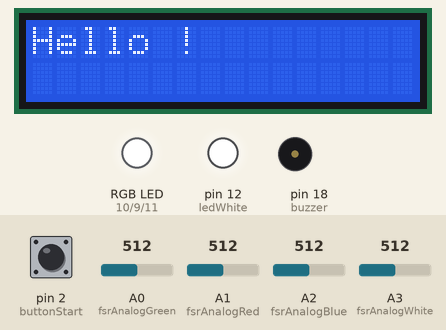
This sketch was run on a simulated Arduino Uno, built with avr-gcc and run on an emulated ATmega328P. Shown: 16×2 character LCD, an RGB LED mixed from three pins (HIGH = lit), output pins drawn as LEDs (lit = HIGH), buzzer (waves = sounding). Inputs (shaded band) come from the test bench; at power-on: A3 (fsrAnalogWhite) = 512, pin 2 (buttonStart) LOW, A1 (fsrAnalogRed) = 512, A2 (fsrAnalogBlue) = 512, A0 (fsrAnalogGreen) = 512. Random numbers use the default seed unless the sketch sets one; what the sketch prints to the serial monitor is not drawn.

Above: at 1.2 s.
1.3 s: A3 (fsrAnalogWhite) set to 525
At 4.9 s:
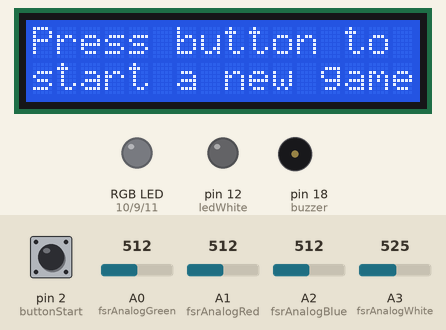
7.1 s: pin 2 (buttonStart) pulled HIGH for 3 s
At 8.3 s:
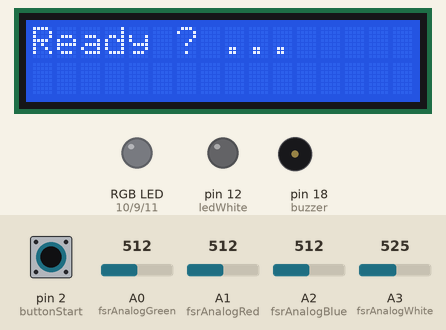
At 11.4 s:
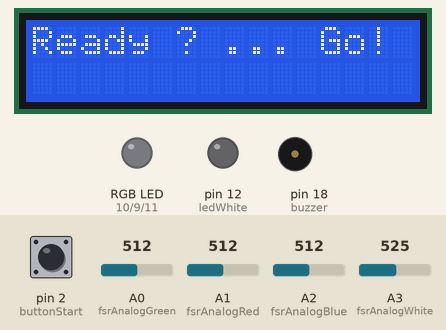
13.1 s: A1 (fsrAnalogRed) set to 716
At 13.8 s:
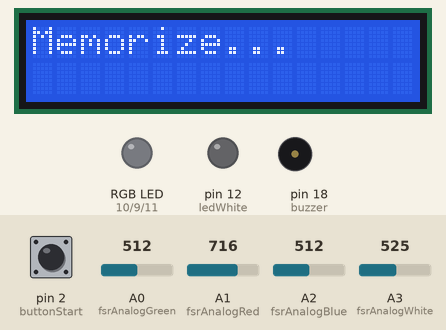
17.6 s: A2 (fsrAnalogBlue) set to 716
26.7 s: A1 (fsrAnalogRed) set to 992
35.8 s: A2 (fsrAnalogBlue) set to 992
Timing chart, 0 to 45.9 s (numbered marks = the images above; inputs shaded):
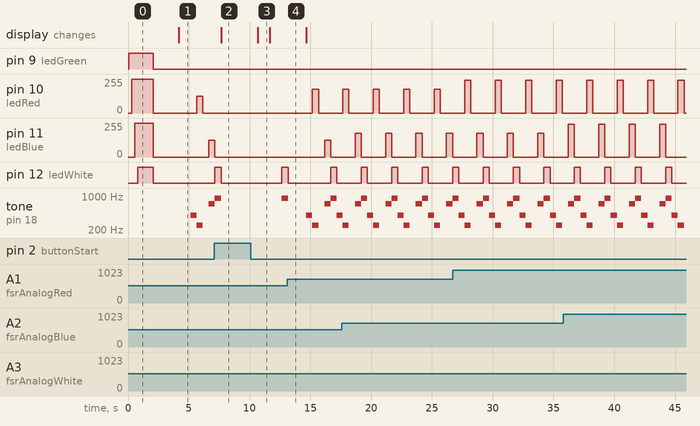

Measured:
- the behaviour switches between 513 and 514 on A3 (fsrAnalogWhite) (found by bisection; images 0 and 1)
- after the input at 7.1 s, the display: changes after 0.56 s (image 2)
- by itself, pin 10 (ledRed), pin 11 (ledBlue): alternates 247/255 for 0.50 s and 0/255 for 2.0 s
- by itself, pin 12 (ledWhite): alternates HIGH for 0.50 s and LOW for 2.0 s
- by itself, tone on pin 18 (buzzer): repeats every 2.5 s: 900 Hz 0.51 s, 400 Hz 0.50 s, 250 Hz 0.50 s, silent 0.50 s, 700 Hz 0.50 s
- what the display in image 3 shows lasts 1.0 s, from 10.7 s to 11.7 s

The sketch:

faggiano-anais-assignement-2.ino
```cpp
// include the library code for LCD:
#include <LiquidCrystal.h>

// initialize the library by associating any needed LCD interface pin
// with the arduino pin number it is connected to
const int rs = 8, en = 7, d4 = 6, d5 = 5, d6 = 4, d7 = 3;
LiquidCrystal lcd(rs, en, d4, d5, d6, d7);

// Green analog input constants
int fsrAnalogGreen = A0; // FSR is connected to analog 0
int ledGreen = 9;
int fsrReadingGreen;     // the analog reading from the FSR resistor divider
int LEDbrightnessGreen;

// Red analog input constants
int fsrAnalogRed = A1; // FSR is connected to analog 1
int ledRed = 10;
int fsrReadingRed;     // the analog reading from the FSR resistor divider
int LEDbrightnessRed;

// Blue analog input constants
int fsrAnalogBlue = A2; // FSR is connected to analog 2
int ledBlue = 11;
int fsrReadingBlue;     // the analog reading from the FSR resistor divider
int LEDbrightnessBlue;

// White analog input constants
int fsrAnalogWhite = A3; // FSR is connected to analog 3
int ledWhite = 12;
int fsrReadingWhite;     // the analog reading from the FSR resistor divider
int LEDbrightnessWhite;

//FSR threshold
int FSRthreshold = 20;

//start loop contants
bool start = true;
const int buttonStart =  2;
int buttonStartState = 0;

//buzzer constants
const int buzzer = 18;
const int buzzerRed = 250;
const int buzzerGreen = 400;
const int buzzerBlue = 700;
const int buzzerWhite = 900;

//led state variables
int GreenLedOn = 0;
int RedLedOn = 0;
int BlueLedOn = 0;
int WhiteLedOn = 0;


int gameStage = 1; //1=beginning, 2=memorize, 3=play, 4=loss
String answerString = "";
String stringYourAnswer = "";
int x;

bool hellodisplay = false;

//game parameters
int gamespeed = 500;
int welcomespeed = 250;

void setup(void) {
  Serial.begin(9600);   // We'll send debugging information via the Serial monitor

  //LEDs setup
  pinMode(ledGreen, OUTPUT);
  pinMode(ledRed, OUTPUT);
  pinMode(ledBlue, OUTPUT);
  pinMode(ledWhite, OUTPUT);

  // set up the LCD's number of columns and rows:
  lcd.begin(16, 2);
  lcd.clear();

  //buzzer setup
  pinMode(buttonStart, INPUT);
  pinMode(buzzer, OUTPUT);
}

void loop(void) {

  buttonStartState = digitalRead(buttonStart);
  //  Serial.print("Game stage=");
  //  Serial.println(gameStage);
  //  Serial.println(buttonStartState);

  //BEGINNING

  if (gameStage == 1) {

    if (hellodisplay == false) {

      lcd.clear();
      lcd.setCursor(0, 0);
      lcd.print("Hello !");
      digitalWrite(ledGreen, HIGH);
      delay(welcomespeed);
      digitalWrite(ledRed, HIGH);
      delay(welcomespeed);
      digitalWrite(ledBlue, HIGH);
      delay(welcomespeed);
      digitalWrite(ledWhite, HIGH);
      delay(welcomespeed);
      digitalWrite(ledGreen, HIGH);
      delay(welcomespeed);
      digitalWrite(ledRed, HIGH);
      delay(welcomespeed);
      digitalWrite(ledBlue, HIGH);
      delay(welcomespeed);
      digitalWrite(ledWhite, HIGH);
      delay(welcomespeed);
      digitalWrite(ledRed, LOW);
      digitalWrite(ledGreen, LOW);
      digitalWrite(ledWhite, LOW);
      digitalWrite(ledBlue, LOW);
      delay(80);
      delay(2000);
      lcd.clear();
      lcd.print("Press button to");
      lcd.setCursor(0, 1);
      lcd.print("start a new game");
      delay(1000);

      hellodisplay = true;
    }//end if hellodisplay

    if (buttonStartState == HIGH) {
      lcd.clear();
      lcd.print("Ready ? ...");
      delay(3000);
      lcd.print(" Go!");
      delay(1000);
      gameStage = 2;
    }//end if buttonStartState


  }//end if gameStage=1

  //MEMORIZE
  if (gameStage == 2) {
    //randomArray

    lcd.clear();
    lcd.print("Memorize...");

    delay(1000);

    answerString += random(1, 5);

    for (x = 0; x < answerString.length(); x++) { //led lighting loop
      if (answerString.charAt(x) == '1') { //1 in the answer array is the green led
        digitalWrite(ledGreen, HIGH);
        tone(buzzer, buzzerGreen);
        delay(500);
        noTone(buzzer);
        digitalWrite(ledGreen, LOW);
        delay(gamespeed);
      }//end if 1
      if (answerString.charAt(x) == '2') { //2 in the answer array is the red led
        digitalWrite(ledRed, HIGH);
        tone(buzzer, buzzerRed);
        delay(500);
        noTone(buzzer);
        digitalWrite(ledRed, LOW);
        delay(gamespeed);
      }//end if 2
      if (answerString.charAt(x) == '3') { //3 in the answer array is the blue led
        digitalWrite(ledBlue, HIGH);
        tone(buzzer, buzzerBlue);
        delay(500);
        noTone(buzzer);
        digitalWrite(ledBlue, LOW);
        delay(gamespeed);
      }//end if 3
      if (answerString.charAt(x) == '4') { //4 in the answer array is the white led
        digitalWrite(ledWhite, HIGH);
        tone(buzzer, buzzerWhite);
        delay(500);
        noTone(buzzer);
        digitalWrite(ledWhite, LOW);
        delay(gamespeed);
      }//end if 4
    }//end for

    stringYourAnswer = "";
    gameStage = 3;
  }

  //PLAY
  if (gameStage == 3) {
    delay(1000);
    lcd.clear();
    lcd.print("Your turn");

    if (GreenLedOn) {
      stringYourAnswer += "1";
      GreenLedOn = 0;
    }//end green

    if (RedLedOn) {
      stringYourAnswer += "2";
      RedLedOn = 0;

    }

    if (BlueLedOn) {
      stringYourAnswer += "3";
      BlueLedOn = 0;

    }

    if (WhiteLedOn) {
      stringYourAnswer += "4";
      WhiteLedOn = 0;

    }

    for (int y = 0; y < stringYourAnswer.length(); y++) {
      if (stringYourAnswer.charAt(y) != answerString.charAt(y)) { //game over as soon as there is one mistake
        gameStage = 4;
      }
    }
    //    Serial.print("answerString=");
    //    Serial.println(answerString);
    //    Serial.print("stringYourAnswer=");
    //    Serial.println(stringYourAnswer);

    if (stringYourAnswer.length() == answerString.length()) {
      gameStage = 2;
    }
  }

  if (gameStage == 4) {

    lcd.clear();
    lcd.setCursor(0, 0);
    lcd.print("Game over");
    lcd.setCursor(0, 1);
    lcd.print("Score :");
    lcd.print(stringYourAnswer.length());

  }


  // GREEN LED
  fsrReadingGreen = analogRead(fsrAnalogGreen);
  //  Serial.print("Green reading = ");
  //  Serial.println(fsrReadingGreen);
  // we'll need to change the range from the analog reading (0-1023) down to the range
  // used by analogWrite (0-255) with map!
  LEDbrightnessGreen = map(fsrReadingGreen, 0, 1023, 0, 255);
  // LED gets brighter the harder you press

  if (fsrReadingGreen > FSRthreshold) {
    tone(buzzer, buzzerGreen);
    delay(500);
    noTone(buzzer);
    analogWrite(ledGreen, LEDbrightnessGreen);
    analogWrite(ledGreen, 0);

    GreenLedOn = 1;
  }
  //Serial.println(fsrReadingWhite);

  // RED LED
  fsrReadingRed = analogRead(fsrAnalogRed);
  //  Serial.print("Red reading = ");
  //  Serial.println(fsrReadingRed);
  LEDbrightnessRed = map(fsrReadingRed, 0, 1023, 0, 255);

  if (fsrReadingRed > FSRthreshold) {
    analogWrite(ledRed, LEDbrightnessRed);
    tone(buzzer, buzzerRed);
    delay(500);
    noTone(buzzer);
    analogWrite(ledRed, LEDbrightnessRed);
    analogWrite(ledRed, 0);
    delay(500);

    RedLedOn = 1;
  }

  // BLUE LED
  fsrReadingBlue = analogRead(fsrAnalogBlue);
  //      Serial.print("Blue reading = ");
  //    Serial.println(fsrReadingBlue);
  LEDbrightnessBlue = map(fsrReadingBlue, 0, 1023, 0, 255);

  if (fsrReadingBlue > FSRthreshold) {
    analogWrite(ledBlue, LEDbrightnessBlue);
    tone(buzzer, buzzerBlue);
    delay(500);
    noTone(buzzer);
    analogWrite(ledBlue, LEDbrightnessBlue);
    analogWrite(ledBlue, 0);
    BlueLedOn = 1;
  }

  // WHITE LED
  fsrReadingWhite = analogRead(fsrAnalogWhite);
  LEDbrightnessWhite = map(fsrReadingWhite, 0, 1023, 0, 255);

  if (fsrReadingWhite > FSRthreshold) {
    analogWrite(ledWhite, LEDbrightnessWhite);
    tone(buzzer, buzzerWhite);
    delay(500);
    noTone(buzzer);

    analogWrite(ledWhite, 0);
    WhiteLedOn = 1;
  }
  Serial.println(fsrReadingWhite);


}
```
